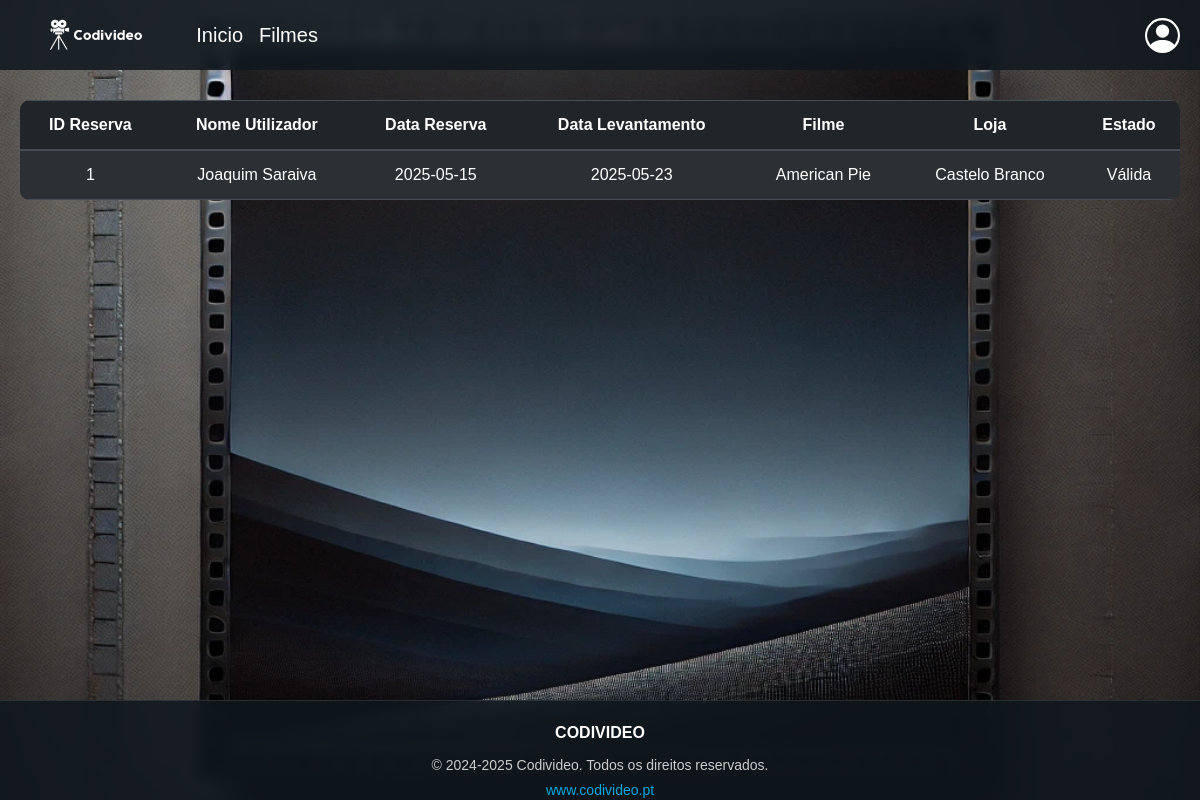
Screenshot of /paginas/gestao_reservas.php (signed in) with the database file from the repository.
### tables this page shows
CREATE TABLE `reserva` (
  `idReserva` int(2) NOT NULL,
  `idUtilizador` int(2) NOT NULL,
  `dataReserva` date NOT NULL,
  `dataLevantamento` date NOT NULL,
  `idFilme` int(2) NOT NULL,
  `idEstadoReserva` int(1) NOT NULL,
  `idLoja` int(1) NOT NULL
);

CREATE TABLE `utilizador` (
  `idUtilizador` int(2) NOT NULL,
  `nome` varchar(100) NOT NULL,
  `email` varchar(60) NOT NULL,
  `password` varchar(60) NOT NULL,
  `tipoUtilizador` int(1) NOT NULL,
  `dataNascimento` date NOT NULL,
  `morada` varchar(60) NOT NULL,
  `telefone` int(9) NOT NULL
);

CREATE TABLE `filme` (
  `idFilme` int(2) NOT NULL,
  `nomeFilme` varchar(100) NOT NULL,
  `idEstadoFilme` int(1) NOT NULL,
  `descricao` varchar(500) NOT NULL,
  `idGenero` int(2) NOT NULL,
  `imagem` varchar(60) NOT NULL,
  `classificacao` int(11) NOT NULL
);

CREATE TABLE `loja` (
  `idLoja` int(1) NOT NULL,
  `nomeLoja` varchar(60) NOT NULL,
  `morada` varchar(60) NOT NULL,
  `telefone` int(9) NOT NULL
);

CREATE TABLE `estadoreserva` (
  `idEstadoReserva` int(1) NOT NULL,
  `descricao` varchar(20) NOT NULL
);

### paginas/gestao_reservas.php (the view, shortened to what this page needs)
<!DOCTYPE html>
<html lang="pt-pt">
<head>
    <link href="css/bootstrap.min.css" rel="stylesheet" media="screen">
    <link rel="stylesheet" href="https://cdn.jsdelivr.net/npm/bootstrap-icons@1.5.0/font/bootstrap-icons.css" />
    <link href="https://stackpath.bootstrapcdn.com/bootstrap/4.5.2/css/bootstrap.min.css" rel="stylesheet">
    <link rel="stylesheet" href="style.css?v=1.0">
    <link rel="stylesheet" href="https://cdnjs.cloudflare.com/ajax/libs/font-awesome/5.15.4/css/all.min.css" />
</head>
<body>
    <main>
        <?php
        include_once('nav_bar_menus.php');
        $estados_result = mysqli_query($conn, "SELECT * FROM estadoreserva");
        $estados = [];
        while ($row = mysqli_fetch_assoc($estados_result)) {
            $estados[$row['idEstadoReserva']] = $row['descricao'];
        }
        if ($_SESSION['tipoUtilizador'] === "3") {
            $sql = "SELECT
                r.idReserva,
                r.idEstadoReserva,
                u.nome AS nomeUtilizador,
                r.dataReserva,
                r.dataLevantamento,
                f.nomeFilme,
                e.descricao AS estadoReserva,
                l.morada
            FROM reserva r
            JOIN utilizador u ON r.idUtilizador = u.idUtilizador
            JOIN filme f ON r.idFilme = f.idFilme
            JOIN estadoreserva e ON r.idEstadoReserva = e.idEstadoReserva
            JOIN loja l ON r.idLoja = l.idLoja
            WHERE r.idUtilizador = ?
            ORDER BY r.idReserva ASC";
            $stmt = mysqli_prepare($conn, $sql);
            mysqli_stmt_bind_param($stmt, "i", $_SESSION['idUtilizador']);
            mysqli_stmt_execute($stmt);
            $result = mysqli_stmt_get_result($stmt);
        }
        ?>
        <section>
            <div class="container" style="margin-top: 50px;">
                <table class="table table-dark table-striped mt-3 cantos_tabela">
                    <thead>
                        <tr>
                            <th>ID Reserva</th>
                            <th>Nome Utilizador</th>
                            <th>Data Reserva</th>
                            <th>Data Levantamento</th>
                            <th>Filme</th>
                            <th>Loja</th>
                            <th>Estado</th>
                        </tr>
                    </thead>
                    <tbody>
                        <?php
                        if (!$result) {
                            echo "<tr><td colspan='7'>Erro ao buscar dados: " . mysqli_error($conn) . "</td></tr>";
                        } else {
                            while ($linha = mysqli_fetch_assoc($result)) {
                                echo "<tr>
                <td>{$linha['idReserva']}</td>
                <td>{$linha['nomeUtilizador']}</td>
                <td>{$linha['dataReserva']}</td>
                <td>{$linha['dataLevantamento']}</td>
                <td>{$linha['nomeFilme']}</td>
                <td>{$linha['morada']}</td>
                <td>";
                                if ($_SESSION['tipoUtilizador'] === '1' || $_SESSION['tipoUtilizador'] === '2'){
                                    echo "<form method='POST'>
                                    <input type='hidden' name='idReserva' value='{$linha['idReserva']}'>
                                     <select name='novoEstado' class='form-control select-com-seta' onchange='this.form.submit()'>";
                                    foreach ($estados as $id => $desc) {
                                        $selected = ($id == $linha['idEstadoReserva']) ? 'selected' : '';
                                        echo "<option value='$id' $selected>$desc</option>";
                                    }
                                    echo "</select>
                                        </form>";
                                } else {
                                    echo "<span>{$linha['estadoReserva']}</span>";
                                }
                                echo "</td></tr>";
                            }
                        }
                        ?>
                    </tbody>
                </table>
            </div>
        </section>
    </main>
    <?php include "./footer.php"; ?>
</body>
</html>

### paginas/style.css (style rules this page uses)
body, h1, h2, h3, p, ul, li { margin: 0; padding: 0; }
body { background-image: url('Imagens/background.png'); background-size: cover; background-repeat: no-repeat; background-position: center; background-attachment: fixed; }
.container { max-width: 1200px; margin: 0 auto; padding: 0 20px; }
body { font-family: Arial, sans-serif; }
section { padding: 50px 0; text-align: center; color: #cccccc; }
html, body { height: 100%; margin: 0; padding: 0; display: flex; flex-direction: column; }
main { flex-grow: 1; }
.cantos_tabela { border-radius: 10px; overflow: hidden; }
table, th, td { color: white; }

### rows the page displays
reserva: idReserva "1", idUtilizador.nome "Joaquim Saraiva", dataReserva "2025-05-15", dataLevantamento "2025-05-23", idFilme.nomeFilme "American Pie", idLoja.morada "Castelo Branco", idEstadoReserva.descricao "Válida"
